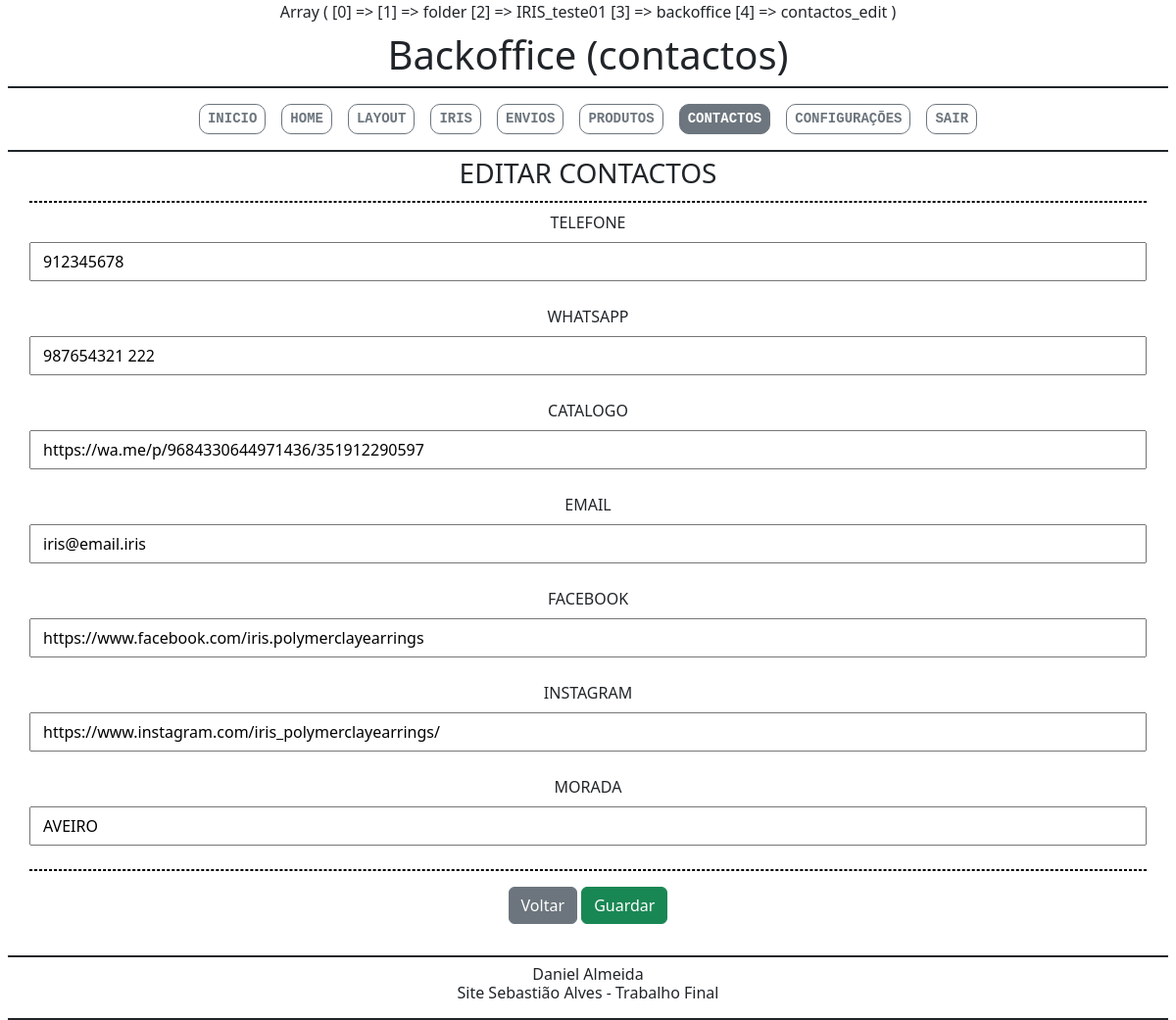
The app's page /IRIS_teste01/backoffice/contactos_edit (signed in) with its own data.
### tables this page shows
CREATE TABLE `contactosiris` (
  `id` int(11) NOT NULL,
  `morada` varchar(1000) NOT NULL,
  `telefone` varchar(1000) NOT NULL,
  `whatsapp` varchar(1000) NOT NULL,
  `whatsapp_link` varchar(1000) NOT NULL,
  `email` varchar(1000) NOT NULL,
  `facebook` varchar(1000) NOT NULL,
  `instagram` varchar(1000) NOT NULL
);

### IRIS_teste01/backoffice/contactos_edit.php (called while the page is built, shortened)
<?php
$paginamain="contactos";
require("componentes/headerbackoffice.php");
require("mains/editar/edita$paginamain.php");
require("componentes/footerbackoffice.php");
?>

### IRIS_teste01/helpers/funcoes.php (called while the page is built, shortened)
<?php
require_once("base_dados.php");
function selectSQLUnico($sql){
    global $pdo;
    $consulta=$pdo->query($sql);
    $resultado=$consulta->fetch(PDO::FETCH_ASSOC);
    return $resultado;
}
?>

### IRIS_teste01/helpers/contactos_helper.php (called while the page is built)
<?php
function getContactos($push){
    $r= selectSQLUnico("SELECT $push FROM contactosiris WHERE id=1");
    return $r["$push"];
}
?>

### IRIS_teste01/backoffice/mains/editar/editacontactos.php (the view)
<main>
    <div class="container-md">
        <div class="row">
            <div class="col-12 p-0 text-uppercase fs-3">
                Editar <?= $paginamain; ?>
            </div>
            <div class="col-12 my-2 divisoria"></div>
        </div>
        <form action="mains/actualizar/atualizarcontactos" class="row">
            <div class="col-12 d-flex justify-content-between flex-column gap-3 p-0">
                <div class="row text-uppercase">
                    <div class="col-12">
                        <label for="telefone">Telefone</label>
                    </div>
                    <div class="col-12 d-flex justify-content-between align-items-center gap-1 py-2">
                        <input type="text" name="telefone" id="telefone" class="w-100" value="<?= getContactos("telefone"); ?>" required>
                    </div>
                </div>
                <div class="row text-uppercase">
                    <div class="col-12">
                        <label for="whatsapp">WhatsApp</label>
                    </div>
                    <div class="col-12 d-flex justify-content-between align-items-center gap-1 py-2">
                        <input type="text" name="whatsapp" id="whatsapp" class="w-100" value="<?= getContactos("whatsapp"); ?>" required>
                    </div>
                </div>
                <div class="row text-uppercase">
                    <div class="col-12">
                        <label for="whatsapp_link">Catalogo</label>
                    </div>
                    <div class="col-12 d-flex justify-content-between align-items-center gap-1 py-2">
                        <input type="text" name="whatsapp_link" id="whatsapp_link" class="w-100" value="<?= getContactos("whatsapp_link"); ?>" required>
                    </div>
                </div>
                <div class="row text-uppercase">
                    <div class="col-12">
                        <label for="email">email</label>
                    </div>
                    <div class="col-12 d-flex justify-content-between align-items-center gap-1 py-2">
                        <input type="text" name="email" id="email" class="w-100" value="<?= getContactos("email"); ?>" required>
                    </div>
                </div>
                <div class="row text-uppercase">
                    <div class="col-12">
                        <label for="facebook">Facebook</label>
                    </div>
                    <div class="col-12 d-flex justify-content-between align-items-center gap-1 py-2">
                        <input type="text" name="facebook" id="facebook" class="w-100" value="<?= getContactos("facebook"); ?>" required>
                    </div>
                </div>
                <div class="row text-uppercase">
                    <div class="col-12">
                        <label for="instagram">Instagram</label>
                    </div>
                    <div class="col-12 d-flex justify-content-between align-items-center gap-1 py-2">
                        <input type="text" name="instagram" id="instagram" class="w-100" value="<?= getContactos("instagram"); ?>" required>
                    </div>
                </div>
                <div class="row text-uppercase">
                    <div class="col-12">
                        <label for="morada">morada</label>
                    </div>
                    <div class="col-12 d-flex justify-content-between align-items-center gap-1 py-2">
                        <input type="text" name="morada" id="morada" class="w-100" value="<?= getContactos("morada"); ?>" required>
                    </div>
                </div>
            </div>
            <div class="col-12 mt-3 divisoria"></div>
            <div class="col-12 my-3 px-0">
                <button type="button" class="btn btn-secondary" onclick="voltAtras();">Voltar</button>
                <button name="editar" value="" class="btn btn-success">Guardar</button>
            </div>
        </form>
    </div>
</main>

### IRIS_teste01/backoffice/estilos/estilobackoffice.css (style rules this page uses)
html { scroll-behavior: smooth; }
body { min-height: 100vh; min-width: 992px; }
.divisoria { border: 1px dashed black; }
textarea,input { padding: 6px 12px; }

### records on screen
contactosiris: telefone "912345678", whatsapp "987654321 222", whatsapp_link "https://wa.me/p/9684330644971436/351912290597", email "iris@email.iris", facebook "https://www.facebook.com/iris.polymerclayearrings", instagram "https://www.instagram.com/iris_polymerclayearrings/", morada "AVEIRO"

### other values on screen
$paginamain "contactos"
$paginamain "CONTACTOS"
